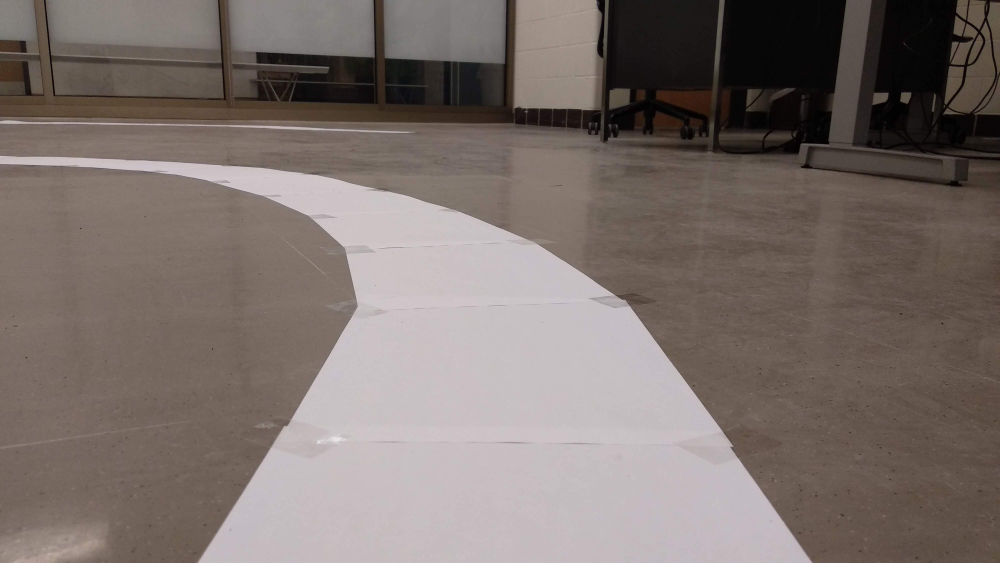
#> input picture demo-DNN/image/road.jpg, 4000 x 2250 px (shown at 1/4 size)
$ python img_to_csv.py
#> lines starting #> are read from the running program, lines starting #| are printed output that depends on the picture
import cv2
import pandas as pd
import numpy as np

path_pic = 'image/road.jpg'
width = 64*2
height = 48*2
raw_pic = cv2.resize(cv2.imread(path_pic, 1), (width, height))
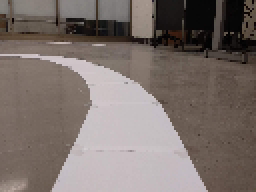
#> raw_pic: shape (96, 128, 3) (shown 2 times larger); mean B, G, R 107.8, 112.4, 123.3

def transfer_image_binary(img):
    w_b_image = cv2.cvtColor(img, cv2.COLOR_BGR2GRAY)
    image_blur = cv2.GaussianBlur(w_b_image, (5, 5), 5)
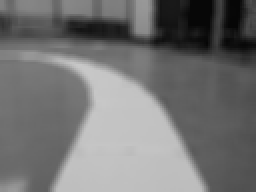
#> image_blur: shape (96, 128) (shown 2 times larger); min 6, max 199, mean 115.1

    return image_blur

def region_of_interest(img):
    return img[int(height/3*1.5):int(height), :]
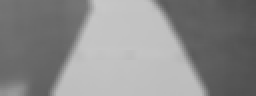
#> returned value: shape (48, 128) (shown 2 times larger); min 77, max 199, mean 139.1

data3 = transfer_image_binary(raw_pic)
data3 = region_of_interest(data3)
data3 = np.array(data3) #change format to narray
print(data3)
#> (printed output is left out)

while 1:
    cv2.imshow('pic', data3)

    if cv2.waitKey(1) & 0xFF == ord('`'):
#> (key Esc is pressed here)
        data3 = data3.reshape(1, -1)
        dataframe = pd.DataFrame(data3)
        print(dataframe)
        dataframe.to_csv('points_copy.csv', index=False, sep=',')
        print('saved to copy')
        break
cv2.destroyAllWindows()

$ run again, with demo-DNN/image/stop_sign.jpg copied over demo-DNN/image/road.jpg
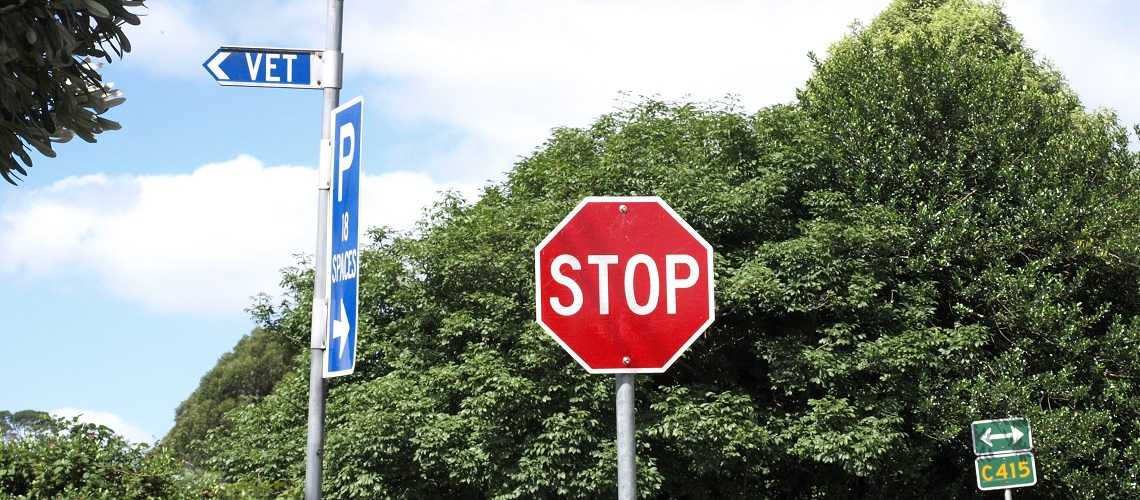
#> input picture demo-DNN/image/stop_sign.jpg, 1140 x 500 px
#> in transfer_image_binary, `image_blur = cv2.GaussianBlur(w_b_image, (5, 5), 5)`:
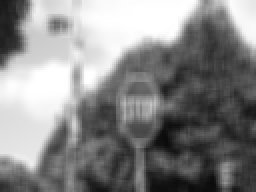
#> image_blur: shape (96, 128) (shown 2 times larger); min 10, max 255, mean 134.9
#> in region_of_interest, `return img[int(height/3*1.5):int(height), :]`:
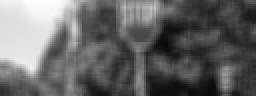
#> returned value: shape (48, 128) (shown 2 times larger); min 10, max 254, mean 101.8
#> (printed output is left out)

$ run again, with demo-DNN/image/stop_sign_1.jpg copied over demo-DNN/image/road.jpg
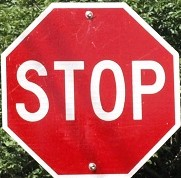
#> input picture demo-DNN/image/stop_sign_1.jpg, 181 x 178 px
#> in transfer_image_binary, `image_blur = cv2.GaussianBlur(w_b_image, (5, 5), 5)`:
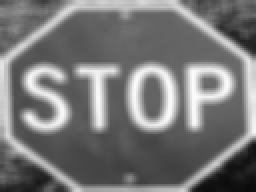
#> image_blur: shape (96, 128) (shown 2 times larger); min 10, max 251, mean 119.6
#> in region_of_interest, `return img[int(height/3*1.5):int(height), :]`:
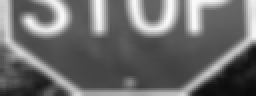
#> returned value: shape (48, 128) (shown 2 times larger); min 10, max 251, mean 108.2
#> (printed output is left out)
